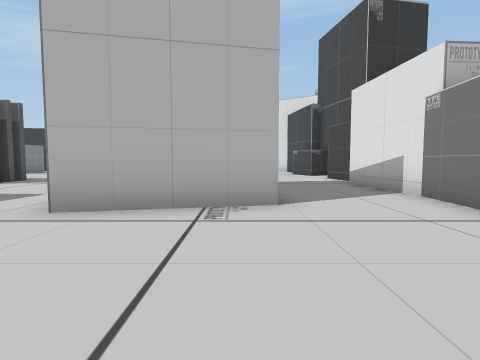
view 1 (above)

20 first-person views from a walk through a scene from a Unity 3-D project. The camera is 1.3 m above the floor, tilts 4° down and sees 80° across. The floor is counted in squares, 2 m on a side. Each view is taken from the middle of a square. On the plan, view 1 faces up. The plan holds only what a view shows up to about 9 squares ahead; the rest is blank. The place goes on beyond the plan.

view 2
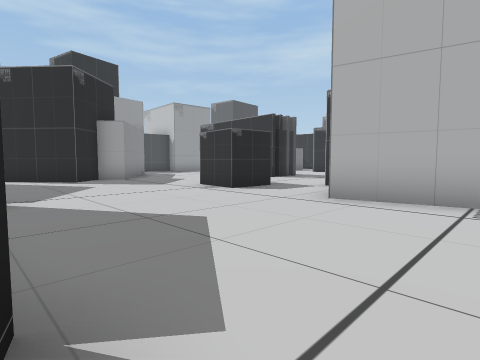

view 3
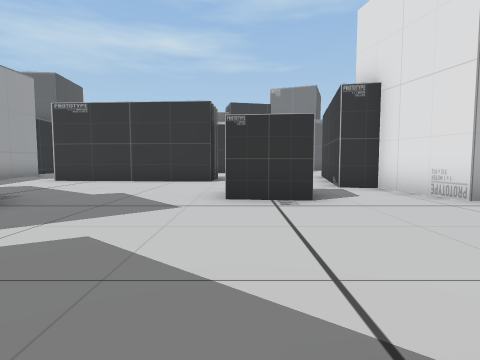

view 4
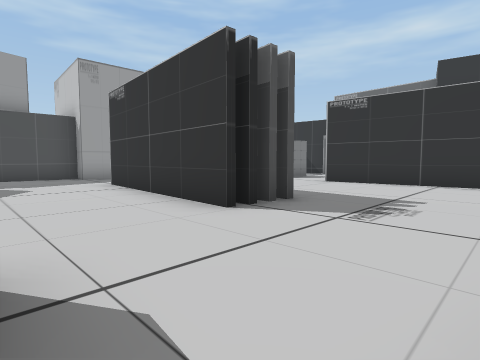

view 5
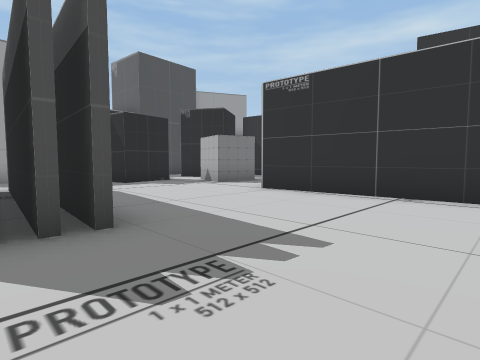

view 6
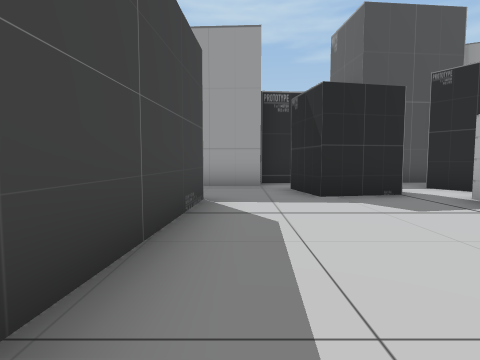

view 7
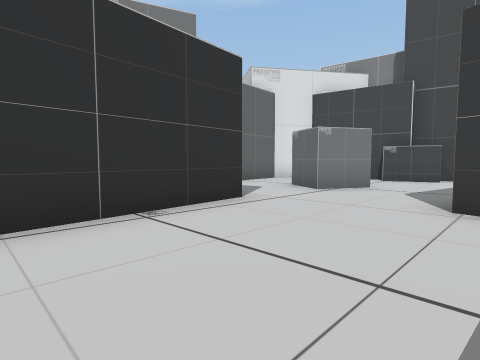

view 8
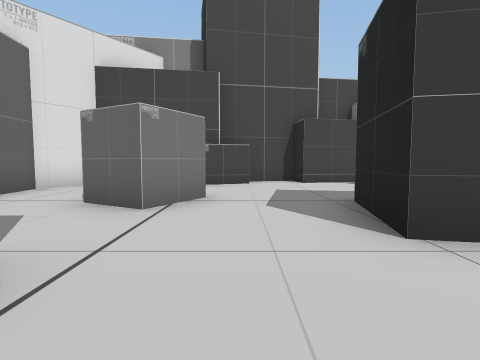

view 9
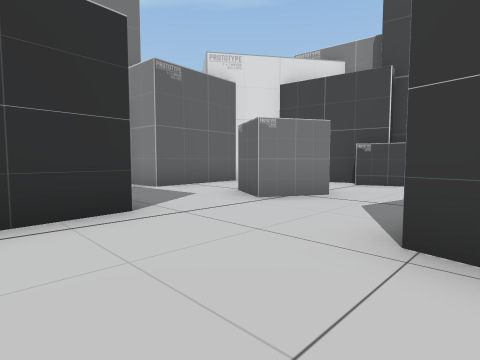

view 10
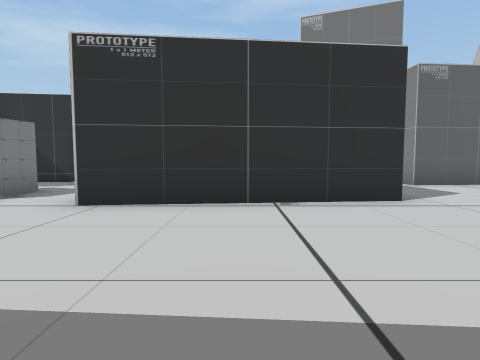

view 11
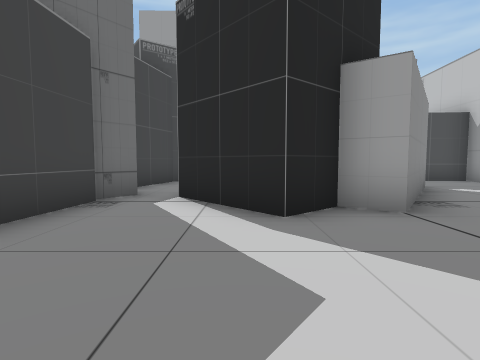

view 12
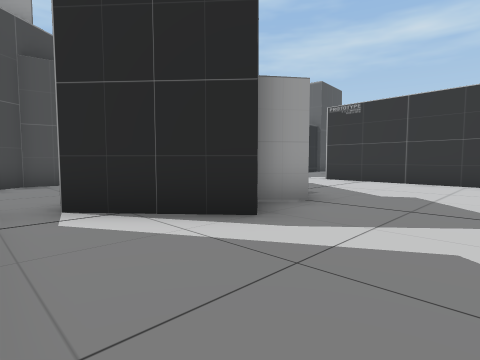

view 13
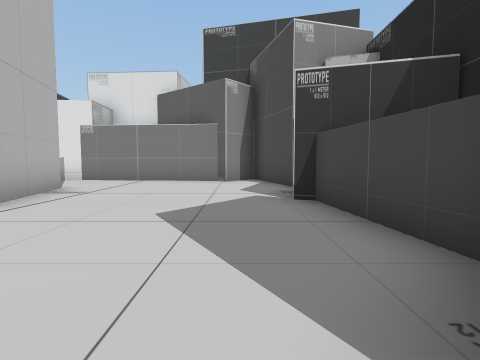

view 14
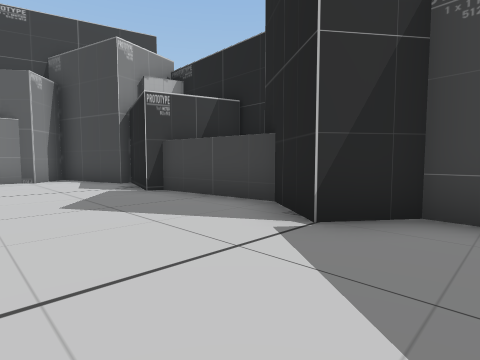

view 15
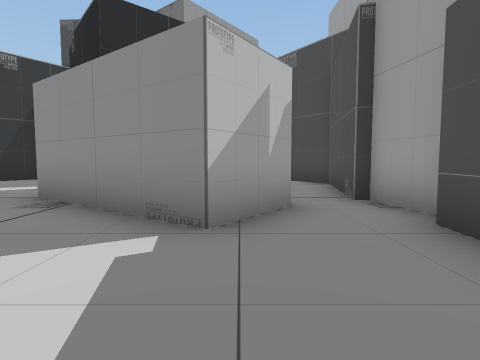

view 16
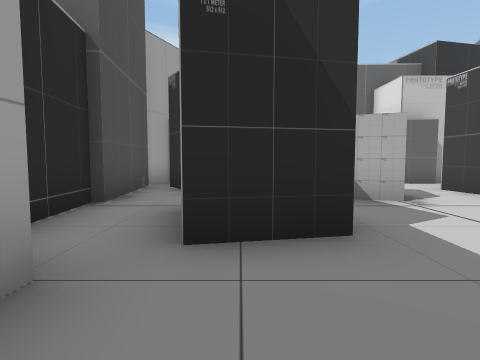

view 17
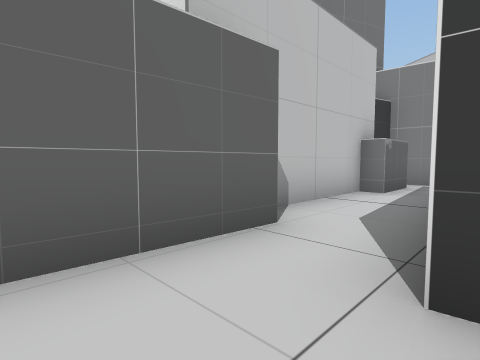

view 18
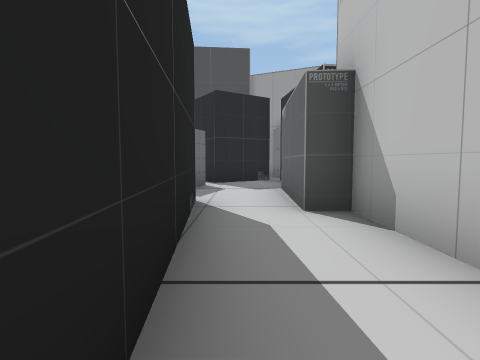

view 19
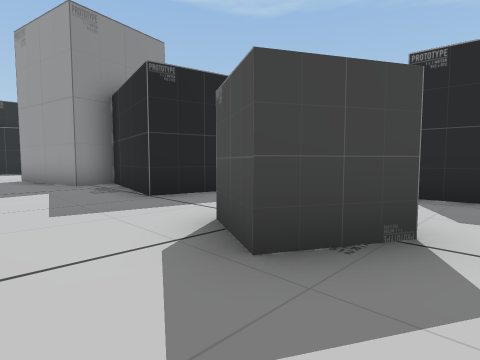

view 20
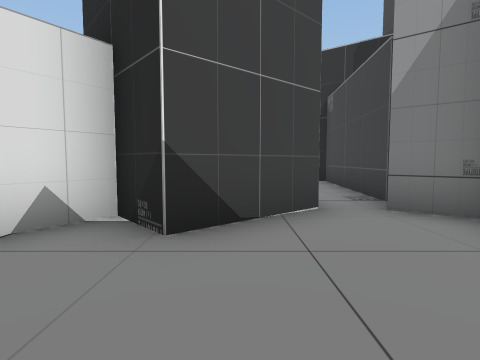

### Floor plan
Points are (right, up) in squares from view 1. A wall is a line through its corners. A room is listed if a view was taken in it or the views show most of it. See-through windows are left out.
Room 1 (views 1, 2, 3, 4, 5, 6, 7, 8, 9, 10, 11, 12, 13, 14, 15, 16, 17)
walls: (-6.8, 7.6) (-11.9, 8); (-6.7, 8.5) (-11.8, 8.8); (-4.7, 4.8) (-4.8, 3.6) (-6.4, 3.7); (-12.7, 5.3) (-9.5, 3) (-10, 2.4) (-9.2, 1.5) (-11.1, -0.1); (-2.8, 10) (-2.7, 10.6) (-1.5, 10.4); (-11.8, 9.4) (-7.9, 9.1); (-14.3, 8) (-14.8, 8) (-15, 5.1); (0.5, 4.1) (-2.3, 3.5) (-2.8, 5.6) (-3.7, 5.8) (-3.2, 8.1); (-10.5, -1.3) (-6.2, -1.6) (-5.5, -0.6) (-4.2, -1.5) (-1.4, -1.2) (-1.3, -0.9) (1.1, -1.6); (-11.3, -0.9) (-10.7, -1.4); (-3.4, 13.5) (-8.4, 13.1); (-14.1, 10.5) (-14.2, 8.9); (-8.5, 14.4) (-8.6, 15.3); (-12.4, 13.1) (-12, 11.4) (-13.5, 11.1); (-10, 14.8) (-10.4, 13.5) (-11.8, 13.9); (-12.2, 15.3) (-13.7, 14.3); (1, -1.3) (3.2, -0.6); (3.5, -0.3) (2.6, 0.4) (2.9, 0.7) (3, 2.4)
ways out: opening at (-2.5, 14) to room 2; opening at (-1, 11.5) to room 5; opening at (1.5, 3.5) to room 5; opening at (-9.5, 14.5) to room 6; opening at (-14, 11) to room 7; opening at (-13, 14) to room 7; opening at (-14, 6); opening at (-12, 15)
Room 2 (view 18)
walls: (-3.5, 14.6) (-3.4, 13.5); (-2.5, 16.9) (-4.1, 16.9); (-1.5, 16.4) (-1.6, 17.5); (-1.3, 13.3) (-0.7, 14.4)
ways out: opening at (-2.5, 14) to room 1; opening at (-0.5, 15.5) to room 3; opening at (-4, 16) to room 6
Room 3 (view 19)
walls: (2.3, 16) (1.4, 16.6) (-1.5, 16.4); (-0.7, 14.4) (0.6, 13.7) (0, 12.6); (3, 13.3) (2.9, 14.2)
ways out: opening at (-0.5, 15.5) to room 2; opening at (1.5, 13.5) to room 5
Room 4 (view 20)
walls: (-14.8, 3.4) (-15.5, 0.2) (-14.6, -1) (-12.9, -1.5); (-11.1, -0.1) (-12.6, 1.6) (-11.7, 2.4) (-12.6, 3.1); (-11.9, -1.7) (-11.3, -0.9)
ways out: opening at (-14, 3)
Room 5 (no view inside)
walls: (3.4, 8.6) (3.1, 10.2) (4, 10.3) (3.7, 12); (-1.5, 10.4) (-0.5, 10.2) (-1.1, 7) (-0.1, 7.2) (0.5, 4.1); (3.3, 5.1) (3.1, 8); (3, 11.6) (2.4, 13.2); (0, 12.6) (-1.3, 13.3); (3, 2.4) (3.3, 5.2)
ways out: opening at (-1, 11.5) to room 1; opening at (1.5, 3.5) to room 1; opening at (1.5, 13.5) to room 3
Room 6 (no view inside)
walls: (-8.6, 15.3) (-4.3, 15.7); (-4.1, 16.9) (-4.1, 17.4) (-7.6, 17.4) (-7.6, 16.8) (-10.5, 16.9); (-11.5, 15.1) (-10.8, 14.9)
ways out: opening at (-9.5, 14.5) to room 1; opening at (-4, 16) to room 2; opening at (-11, 16)
Room 7 (no view inside)
walls: (-15.3, 13.4) (-15, 10.6); (-15.4, 16.6) (-15.1, 13.3)
ways out: opening at (-14, 11) to room 1; opening at (-13, 14) to room 1

Positions as (right, up) in squares from view 1, and headings:
1: (0, 0), facing up
2: (0, -1), facing up-left
3: (-6, -1), facing up
4: (-4, 5), facing up-left
5: (-4, 8), facing up-left
6: (-7, 10), facing left
7: (-7, 10), facing up-right
8: (-5, 12), facing right
9: (-5, 10), facing up-right
10: (-6, 9), facing up
11: (-6, 1), facing left
12: (-7, -1), facing up-left
13: (-6, 0), facing right
14: (-7, 2), facing down-right
15: (-13, 8), facing down
16: (-13, 9), facing up
17: (-10, 15), facing up-right
18: (-4, 16), facing left
19: (2, 15), facing down-left
20: (-15, 1), facing right
